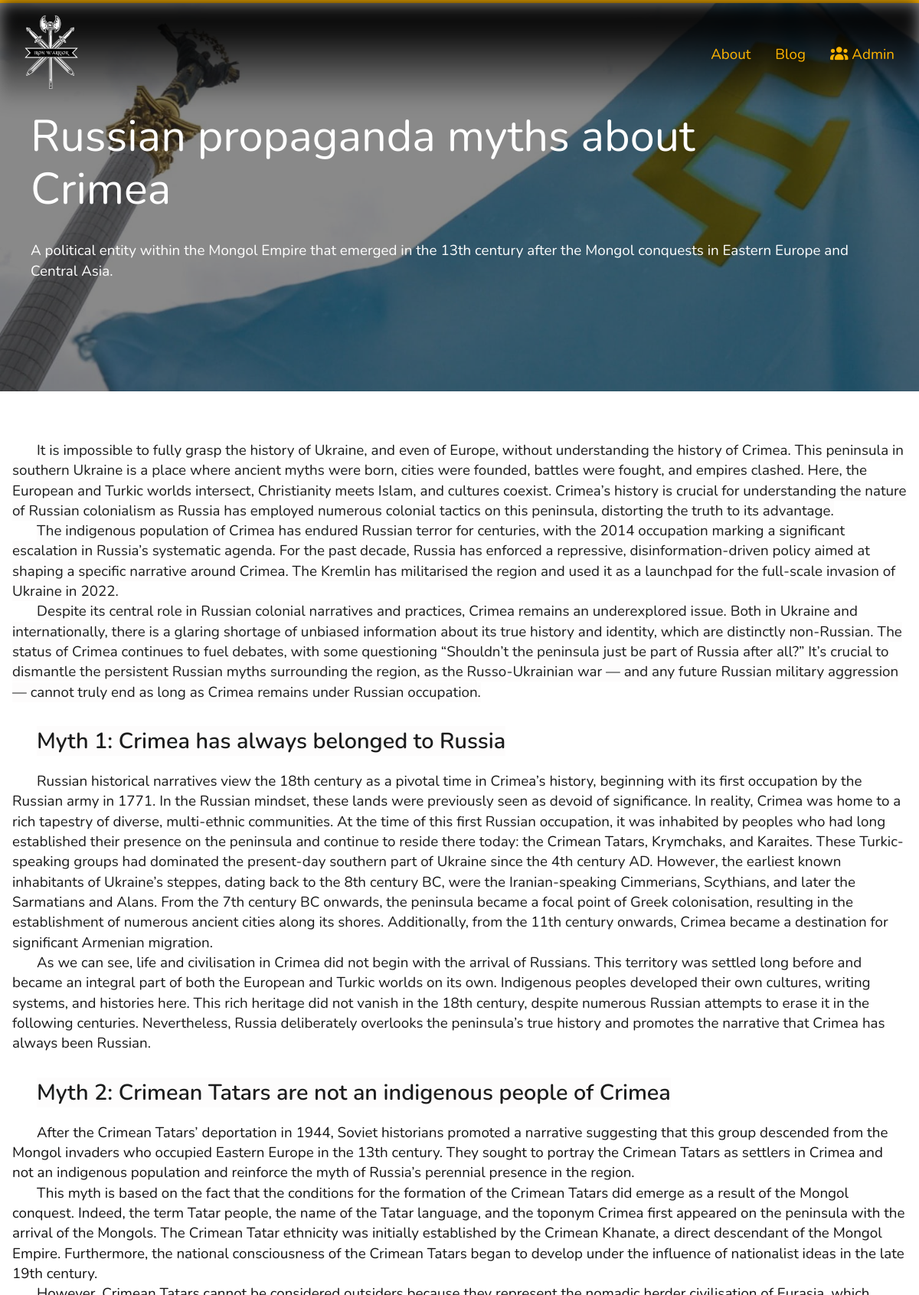
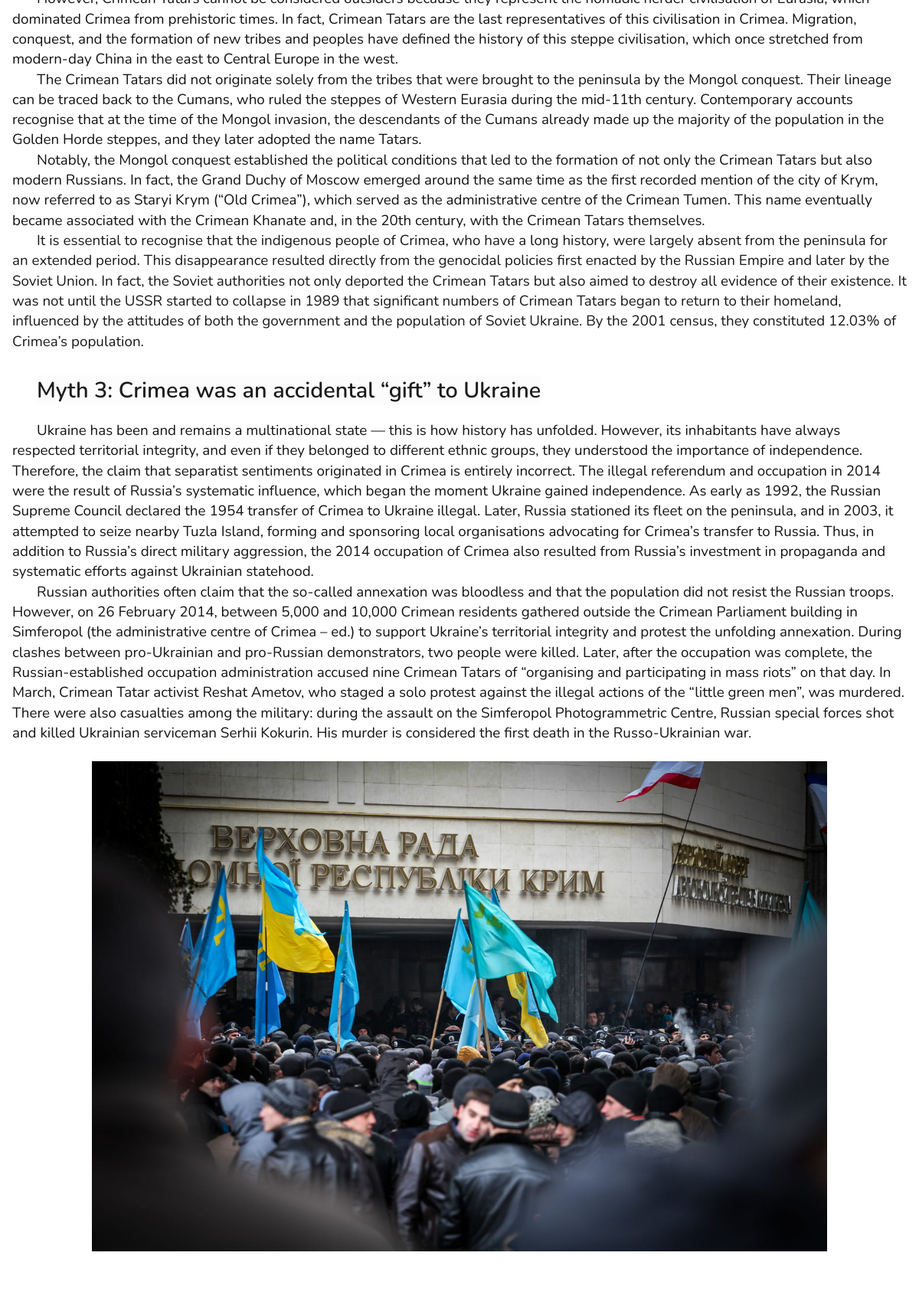
Page /blog/1/ (upper part) on the committed database (2 pictures, top to bottom).
### blog/models.py (models this page shows, shortened)
class Articles(models.Model):
  def get_file_name(self, filename: str):
    ext = filename.strip().split('.')[-1]
    filename = f'{uuid4()}.{ext}'
    return str(Path('images/blog', filename))
  title = models.CharField('Title', max_length=80)
  excerpt = models.CharField('Excerpt', max_length=250)
  content = CKEditor5Field('Content', config_name='default', blank=True, null=True)
  date = models.DateTimeField('Date published', blank=False, null=False)
  cover = models.ImageField('Cover', upload_to=get_file_name, blank=True, null=True)
  categories = models.ManyToManyField(
    Category,
    verbose_name='Categories',
    related_name='articles',
    blank=True,
  )
  class Meta:
    verbose_name = "Article"
    verbose_name_plural = "News"

### blog/views.py (the view)
# urls.py: path('<int:post_id>/', views.blog_post, name='post')
def blog_post(request, post_id):
  post = get_object_or_404(Articles, pk=post_id)
  return render(request, 'blog/post.html', {'post': post})

### blog/templates/blog/post.html (shortened to what this page needs)
{% extends 'main/layout.html' %}
{% block content %}
<div class="article-hero" style="background-image: url('{{post.cover.url}}');">
  <div class="container article-hero__inner">
    <h1 class="article-title">{{post.title}}</h1>
    <p class="article-excerpt">{{post.excerpt}}</p>
  </div>
</div>
<div class="container">
  <article class="article">
    <p>{{post.content|safe}}</p>
  </article>
</div>
{% endblock %}

### main/static/main/css/variables.css (style rules this page uses)
:root { --primary-color: #151414; --accent: #ffb400; --black: #000; --white: #fff; --font-sans: "Nunito", sans-serif; --font-color: #ccd1bf; --red: #f73b48; --topgap-for-nav: 7rem; }

### main/static/main/css/main.css (style rules this page uses)
* { box-sizing: border-box; }
html { scroll-behavior: smooth; min-height: 100dvh; overflow-x: hidden!important; font-size: 18px; }
img { width: 100%; height: 100%; }
h1, .h1 { font-size: clamp(3.6rem, 1.2vw + 1rem, 4rem); line-height: 1.2em; }
h3, .h3 { font-size: clamp(1.8rem, 0.8vw + 0.7rem, 2.2rem); line-height: 1.3em; }
.container { margin: 0 auto; padding: 3rem 2rem; max-width: 1400px; }
@media screen and (max-width: 1440px) { html { font-size: 16px; } }
@media screen and (max-width: 1440px) { .container { padding: 2rem 1rem; } }

### rows in the picture
Articles: cover (picture), title "Russian propaganda myths about Crimea", excerpt "A political entity within the Mongol Empire that emerged in the 13th century after the Mongol conquests in Eastern Europe and Central Asia.", content "It is impossible to fully grasp the history of Ukraine, and even of Europe, without understanding the history of Crimea. This peninsula in southern Ukraine is a place where ancient myths were born, cities were founded, battles were fought, and empires clashed. Here, the European and Turkic worlds intersect, Christianity meets Islam, and cultures coexist. Crimea’s history is crucial for understanding the nature of Russian colonialism as Russia has employed numerous colonial tactics on this peninsula, distorting the truth to its advantage. The indigenous population of Crimea has endured Russian terror for centuries, with the 2014 occupation marking a significant escalation in Russia’s…", content (picture)
